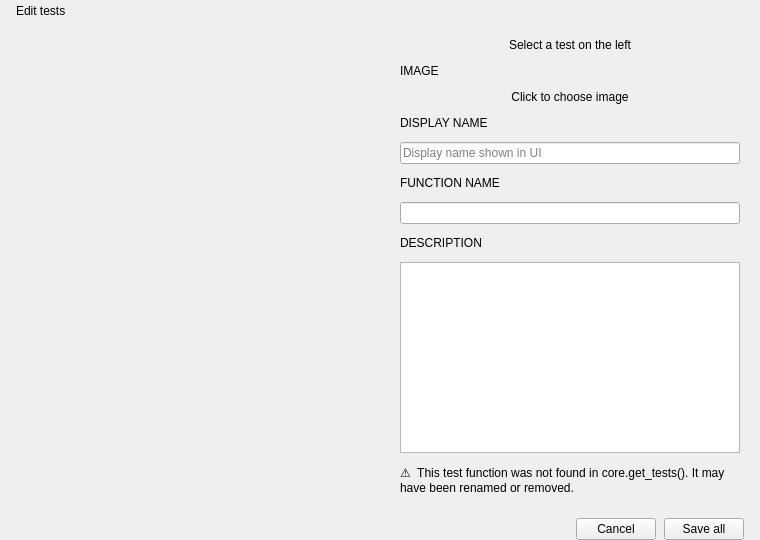
<?xml version="1.0" encoding="UTF-8"?>
<ui version="4.0">
 <class>EditTestsDialog</class>
 <widget class="QDialog" name="EditTestsDialog">
  <property name="geometry">
   <rect><x>0</x><y>0</y><width>760</width><height>540</height></rect>
  </property>
  <property name="windowTitle"><string>Edit tests</string></property>

  <layout class="QVBoxLayout" name="layout_root">
   <property name="spacing"><number>0</number></property>
   <property name="leftMargin"><number>0</number></property>
   <property name="topMargin"><number>0</number></property>
   <property name="rightMargin"><number>0</number></property>
   <property name="bottomMargin"><number>0</number></property>

   <!-- Title bar -->
   <item>
    <widget class="QWidget" name="wt_titlebar">
     <property name="minimumHeight"><number>44</number></property>
     <property name="maximumHeight"><number>44</number></property>
     <layout class="QHBoxLayout" name="titlebar_layout">
      <property name="leftMargin"><number>16</number></property>
      <property name="topMargin"><number>0</number></property>
      <property name="rightMargin"><number>8</number></property>
      <property name="bottomMargin"><number>0</number></property>
      <property name="spacing"><number>8</number></property>
      <item>
       <widget class="QLabel" name="lbl_title">
        <property name="text"><string>Edit tests</string></property>
       </widget>
      </item>
      <item>
       <spacer>
        <property name="orientation"><enum>Qt::Horizontal</enum></property>
        <property name="sizeHint" stdset="0"><size><width>10</width><height>1</height></size></property>
       </spacer>
      </item>
      <item>
       <widget class="QPushButton" name="btn_close">
        <property name="text"><string/></property>
        <property name="minimumWidth"><number>28</number></property>
        <property name="maximumWidth"><number>28</number></property>
        <property name="minimumHeight"><number>28</number></property>
        <property name="maximumHeight"><number>28</number></property>
        <property name="flat"><bool>true</bool></property>
       </widget>
      </item>
     </layout>
    </widget>
   </item>

   <!-- Body: list + editor side by side -->
   <item>
    <widget class="QWidget" name="wt_body">
     <layout class="QHBoxLayout" name="body_layout">
      <property name="spacing"><number>0</number></property>
      <property name="leftMargin"><number>0</number></property>
      <property name="topMargin"><number>0</number></property>
      <property name="rightMargin"><number>0</number></property>
      <property name="bottomMargin"><number>0</number></property>

      <!-- Left: test list -->
      <item>
       <widget class="QWidget" name="wt_list_panel">
        <property name="minimumWidth"><number>220</number></property>
        <property name="maximumWidth"><number>260</number></property>
        <layout class="QVBoxLayout" name="list_panel_layout">
         <property name="spacing"><number>0</number></property>
         <property name="leftMargin"><number>0</number></property>
         <property name="topMargin"><number>0</number></property>
         <property name="rightMargin"><number>0</number></property>
         <property name="bottomMargin"><number>0</number></property>
         <item>
          <widget class="QScrollArea" name="scroll_tests_list">
           <property name="widgetResizable"><bool>true</bool></property>
           <property name="horizontalScrollBarPolicy"><enum>Qt::ScrollBarAlwaysOff</enum></property>
           <property name="frameShape"><enum>QFrame::NoFrame</enum></property>
           <widget class="QWidget" name="scroll_tests_list_contents">
            <layout class="QVBoxLayout" name="tests_list_layout">
             <property name="spacing"><number>0</number></property>
             <property name="leftMargin"><number>0</number></property>
             <property name="topMargin"><number>0</number></property>
             <property name="rightMargin"><number>0</number></property>
             <property name="bottomMargin"><number>0</number></property>
            </layout>
           </widget>
          </widget>
         </item>
        </layout>
       </widget>
      </item>

      <!-- Right: editor -->
      <item>
       <widget class="QWidget" name="wt_editor_panel">
        <layout class="QVBoxLayout" name="editor_panel_layout">
         <property name="spacing"><number>12</number></property>
         <property name="leftMargin"><number>20</number></property>
         <property name="topMargin"><number>16</number></property>
         <property name="rightMargin"><number>20</number></property>
         <property name="bottomMargin"><number>16</number></property>

         <!-- Empty state label -->
         <item>
          <widget class="QLabel" name="lbl_empty">
           <property name="text"><string>Select a test on the left</string></property>
           <property name="alignment"><set>Qt::AlignCenter</set></property>
          </widget>
         </item>

         <!-- Editor panel (hidden until test selected) -->
         <item>
          <widget class="QWidget" name="wt_editor">
            <layout class="QVBoxLayout" name="editor_layout">
             <property name="spacing"><number>12</number></property>
             <property name="leftMargin"><number>0</number></property>
             <property name="topMargin"><number>0</number></property>
             <property name="rightMargin"><number>0</number></property>
             <property name="bottomMargin"><number>0</number></property>


             <!-- Image section -->
             <item>
              <widget class="QLabel" name="lbl_section_image">
               <property name="text"><string>IMAGE</string></property>
              </widget>
             </item>
             <item>
              <widget class="QWidget" name="wt_image_container">
               <property name="minimumHeight"><number>160</number></property>
               <property name="maximumHeight"><number>160</number></property>
               <property name="cursor"><cursorShape>PointingHandCursor</cursorShape></property>
               <layout class="QVBoxLayout" name="img_container_layout">
                <property name="leftMargin"><number>0</number></property>
                <property name="topMargin"><number>0</number></property>
                <property name="rightMargin"><number>0</number></property>
                <property name="bottomMargin"><number>0</number></property>
                <item>
                 <widget class="QLabel" name="lbl_image">
                  <property name="text"><string>Click to choose image</string></property>
                  <property name="alignment"><set>Qt::AlignCenter</set></property>
                 </widget>
                </item>
               </layout>
              </widget>
             </item>

             <!-- Display name section -->
             <item>
              <widget class="QLabel" name="lbl_section_name">
               <property name="text"><string>DISPLAY NAME</string></property>
              </widget>
             </item>
             <item>
              <widget class="QLineEdit" name="input_display_name">
               <property name="placeholderText"><string>Display name shown in UI</string></property>
              </widget>
             </item>

             <!-- Func name section -->
             <item>
              <widget class="QLabel" name="lbl_section_func">
               <property name="text"><string>FUNCTION NAME</string></property>
              </widget>
             </item>
             <item>
              <widget class="QLineEdit" name="input_func_name">
               <property name="readOnly"><bool>true</bool></property>
              </widget>
             </item>

             <!-- Description section -->
             <item>
              <widget class="QLabel" name="lbl_section_desc">
               <property name="text"><string>DESCRIPTION</string></property>
              </widget>
             </item>
             <item>
              <widget class="QPlainTextEdit" name="input_description">
               <property name="minimumHeight"><number>90</number></property>
               <property name="maximumHeight"><number>90</number></property>
              </widget>
             </item>

             <!-- Missing warning -->
             <item>
              <widget class="QLabel" name="lbl_missing_warn">
               <property name="text"><string>⚠  This test function was not found in core.get_tests(). It may have been renamed or removed.</string></property>
               <property name="wordWrap"><bool>true</bool></property>
               <property name="visible"><bool>false</bool></property>
              </widget>
             </item>

             <!-- Spacer -->
             <item>
              <spacer>
               <property name="orientation"><enum>Qt::Vertical</enum></property>
               <property name="sizeHint" stdset="0"><size><width>1</width><height>8</height></size></property>
              </spacer>
             </item>

            </layout>
          </widget>
         </item>

        </layout>
       </widget>
      </item>

     </layout>
    </widget>
   </item>

   <!-- Footer -->
   <item>
    <widget class="QWidget" name="wt_footer">
     <property name="minimumHeight"><number>52</number></property>
     <property name="maximumHeight"><number>52</number></property>
     <layout class="QHBoxLayout" name="footer_layout">
      <property name="leftMargin"><number>16</number></property>
      <property name="topMargin"><number>0</number></property>
      <property name="rightMargin"><number>16</number></property>
      <property name="bottomMargin"><number>0</number></property>
      <property name="spacing"><number>8</number></property>
      <item>
       <spacer>
        <property name="orientation"><enum>Qt::Horizontal</enum></property>
        <property name="sizeHint" stdset="0"><size><width>10</width><height>1</height></size></property>
       </spacer>
      </item>
      <item>
       <widget class="QPushButton" name="btn_cancel">
        <property name="text"><string>Cancel</string></property>
        <property name="minimumHeight"><number>34</number></property>
        <property name="maximumHeight"><number>34</number></property>
       </widget>
      </item>
      <item>
       <widget class="QPushButton" name="btn_save">
        <property name="text"><string>Save all</string></property>
        <property name="minimumHeight"><number>34</number></property>
        <property name="maximumHeight"><number>34</number></property>
       </widget>
      </item>
     </layout>
    </widget>
   </item>

  </layout>
 </widget>
 <resources/>
 <connections/>
</ui>
